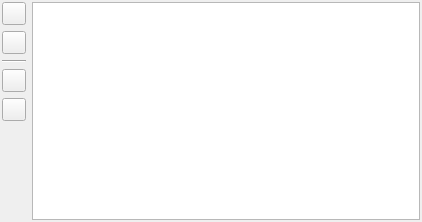
<?xml version="1.0" encoding="UTF-8"?>
<ui version="4.0">
 <class>ScriptBreakpointControlUi</class>
 <widget class="QWidget" name="ScriptBreakpointControlUi">
  <property name="geometry">
   <rect>
    <x>0</x>
    <y>0</y>
    <width>422</width>
    <height>222</height>
   </rect>
  </property>
  <property name="windowTitle">
   <string>Script Breakpoints</string>
  </property>
  <layout class="QHBoxLayout" name="horizontalLayout">
   <property name="leftMargin">
    <number>2</number>
   </property>
   <property name="topMargin">
    <number>2</number>
   </property>
   <property name="rightMargin">
    <number>2</number>
   </property>
   <property name="bottomMargin">
    <number>2</number>
   </property>
   <item>
    <layout class="QVBoxLayout" name="verticalLayout">
     <item>
      <widget class="QToolButton" name="toggleAll">
       <property name="toolTip">
        <string>Toggle All Breakpoints</string>
       </property>
      </widget>
     </item>
     <item>
      <widget class="QToolButton" name="editCondition">
       <property name="toolTip">
        <string>Breakpoint Condition</string>
       </property>
       <property name="text">
        <string/>
       </property>
      </widget>
     </item>
     <item>
      <widget class="Line" name="line">
       <property name="orientation">
        <enum>Qt::Horizontal</enum>
       </property>
      </widget>
     </item>
     <item>
      <widget class="QToolButton" name="deleteBreakpoint">
       <property name="toolTip">
        <string>Remove Breakpoint</string>
       </property>
       <property name="text">
        <string/>
       </property>
      </widget>
     </item>
     <item>
      <widget class="QToolButton" name="deleteAllBreakpoints">
       <property name="toolTip">
        <string>Remove All Breakpoints</string>
       </property>
       <property name="text">
        <string/>
       </property>
      </widget>
     </item>
     <item>
      <spacer name="verticalSpacer">
       <property name="orientation">
        <enum>Qt::Vertical</enum>
       </property>
       <property name="sizeHint" stdset="0">
        <size>
         <width>20</width>
         <height>40</height>
        </size>
       </property>
      </spacer>
     </item>
    </layout>
   </item>
   <item>
    <widget class="QTableView" name="view">
     <property name="contextMenuPolicy">
      <enum>Qt::CustomContextMenu</enum>
     </property>
     <property name="selectionBehavior">
      <enum>QAbstractItemView::SelectRows</enum>
     </property>
     <property name="gridStyle">
      <enum>Qt::DotLine</enum>
     </property>
     <property name="sortingEnabled">
      <bool>true</bool>
     </property>
     <attribute name="horizontalHeaderVisible">
      <bool>true</bool>
     </attribute>
     <attribute name="horizontalHeaderShowSortIndicator" stdset="0">
      <bool>true</bool>
     </attribute>
     <attribute name="verticalHeaderVisible">
      <bool>false</bool>
     </attribute>
     <attribute name="verticalHeaderMinimumSectionSize">
      <number>18</number>
     </attribute>
     <attribute name="verticalHeaderDefaultSectionSize">
      <number>18</number>
     </attribute>
     <attribute name="verticalHeaderHighlightSections">
      <bool>false</bool>
     </attribute>
    </widget>
   </item>
  </layout>
 </widget>
 <resources>
  <include location="../../../lib/ui/resources/wizard.qrc"/>
 </resources>
 <connections/>
</ui>
